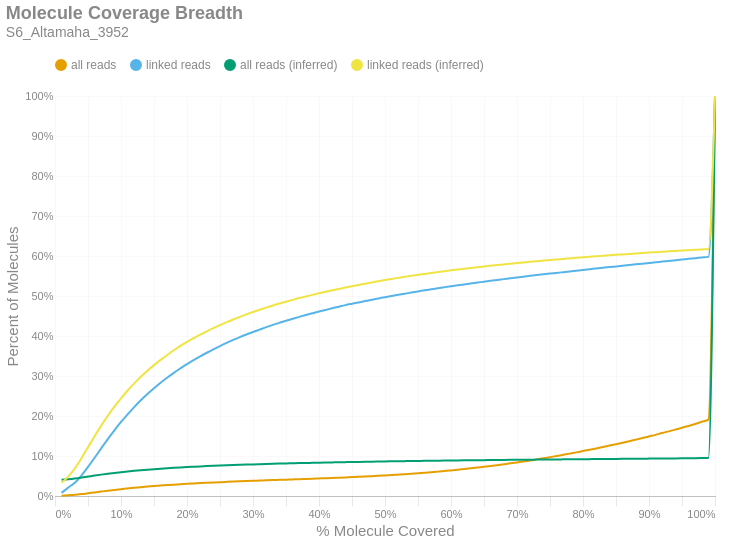

The code cell stored with this chart in its notebook:
### Markdown cell above
### Molecule Read Coverage
This chart shows molecule coverage breadth as computed by the number of bases aligned to that molecule. In other words, "*how much of each unique long molecule is actually sequenced/aligned?*" Keep in mind there is a distinction between sequences and alignments, since some sequences belonging to a particular molecule may not align well and wouldn't appear in the alignment data. This chart also shows molecule coverage breadth as computed by the *inferred fragment* from which the aligned sequences originate. Unlike read coverage, this calculation takes into account the total insert size, including unsequenced gaps between the forward and reverse reads. Like the previous figures, these are cumulative percents.

### Code cell
if SKIPLR:
    print_html(f"Skipped")
else:
    binned_df = consolidated_hist(valids['coverage_bp'], mask, 0.01, True)
    binned_df_inf = consolidated_hist(valids['coverage_inserts'], mask, 0.01, True)
    binned_df = binned_df.with_columns(pl.lit(binned_df_inf['all reads (cumsum)']).alias('all reads (inferred)'))
    binned_df = binned_df.with_columns(pl.lit(binned_df_inf['linked reads (cumsum)']).alias('linked reads (inferred)'))
    binned_df = binned_df.with_columns(
        (pl.col('bin').cast(pl.Float64) + 0.01).alias('right_edge')
    )

    with SafeRender(binned_df):
        (
            density_plot(binned_df, 'Molecule Coverage Breadth', samplename, 'molcov', ['all reads (inferred)','linked reads (inferred)'])
            .encode(
                #x=alt.X('bin:Q', title="% Molecule Covered").axis(format = '%').scale(padding=0),
                x=alt.X('right_edge:Q', title="% Molecule Covered").axis(format='%').scale(padding=0),
                y=alt.Y('value:Q', title='Percent of Molecules')
                    .axis(format='%')
                    .stack(False)
                    .scale(domainMin=0, padding=0),
                color=alt.Color("key:N").scale(domain = ["all reads", "linked reads", "all reads (inferred)", "linked reads (inferred)"]),
                tooltip = [
                    alt.Tooltip("key:N", title = "Data Type"),
                    alt.Tooltip("range_label:N", title="% Molecule Covered"),
                    alt.Tooltip("value:Q", format = ".2%", title="% Molecules")
                ]
            )
        ).display()

### Figure 1 — Vega-Lite specification as saved in the notebook (floating-point values rounded to 4 significant figures)
{"width": "container", "height": 400, "config": {"title": {"anchor": "start", "dy": -15, "fontSize": 18, "color": "#888888", "subtitleColor": "#888888", "subtitleFontSize": 14}, "arc": {"fill": "#0072B2"}, "axis": {"domainColor": "#888888", "domainWidth": 0.5, "gridWidth": 0.2, "grid": false, "titleFontWeight": 400, "titleFontSize": 15, "labelFontSize": 11, "labelColor": "#888888", "tickColor": "#888888", "tickWidth": 0.2, "titleColor": "#888888"}, "axisBand": {"grid": false}, "axisX": {"grid": true, "tickSize": 10, "domainCap": "round"}, "axisY": {"domain": false, "grid": true, "tickSize": 0, "domainCap": "round"}, "background": "transparent", "header": {"labelFontSize": 15, "labelColor": "#888888", "titleFontSize": 15, "titleFontWeight": 600, "titleColor": "#888888"}, "legend": {"labelFont": "sans-serif", "labelFontSize": 12, "labelColor": "#888888", "symbolSize": 100, "symbolType": "circle", "titleFontSize": 12, "titlePadding": 10, "titleColor": "#888888", "title": null, "orient": "top"}, "range": {"category": ["#E69F00", "#56B4E9", "#009E73", "#F0E442", "#0072B2", "#D55E00", "#CC79A7", "#000000"], "diverging": ["#cfe8f3", "#a2d4ec", "#73bfe2", "#46abdb", "#1696d2", "#12719e"]}, "area": {"fill": "#0072B2", "fillOpacity": 0.7, "line": true, "strokeOpacity": 0.7}, "line": {"color": "#0072B2", "stroke": "#0072B2", "strokeWidth": 2}, "trail": {"color": "#0072B2", "stroke": "#0072B2", "strokeWidth": 0, "size": 1}, "point": {"filled": true, "fillOpacity": 1.0, "size": 95}, "text": {"color": "#888888", "fontSize": 11, "align": "right", "fontWeight": 400, "size": 11}, "bar": {"fill": "#0072B2", "stroke": null}, "view": {"stroke": null, "continuousWidth": 660, "continuousHeight": 400}}, "data": {"name": "data-07d8528e67df8b98bd72975c4542e580"}, "mark": {"type": "line", "interpolate": "monotone", "point": {"opacity": 0, "size": 275}}, "encoding": {"color": {"field": "key", "scale": {"domain": ["all reads", "linked reads", "all reads (inferred)", "linked reads (inferred)"]}, "type": "nominal"}, "tooltip": [{"field": "key", "title": "Data Type", "type": "nominal"}, {"field": "range_label", "title": "% Molecule Covered", "type": "nominal"}, {"field": "value", "format": ".2%", "title": "% Molecules", "type": "quantitative"}], "x": {"axis": {"format": "%"}, "field": "right_edge", "scale": {"padding": 0}, "title": "% Molecule Covered", "type": "quantitative"}, "y": {"axis": {"format": "%"}, "field": "value", "scale": {"domainMin": 0, "padding": 0}, "stack": false, "title": "Percent of Molecules", "type": "quantitative"}}, "params": [{"name": "param_c36ac31b6afebe62", "select": {"type": "point", "fields": ["key"]}, "bind": "legend"}], "title": {"text": "Molecule Coverage Breadth", "subtitle": "S6_Altamaha_3952"}, "transform": [{"fold": ["all reads (cumsum)", "linked reads (cumsum)", "all reads (inferred)", "linked reads (inferred)"]}, {"calculate": "replace(datum.key, ' (cumsum)', '')", "as": "key"}, {"filter": {"param": "param_c36ac31b6afebe62"}}], "usermeta": {"embedOptions": {"downloadFileName": "S6_Altamaha_3952.molcov"}}, "$schema": "https://vega.github.io/schema/vega-lite/v6.1.0.json", "datasets": {"data-07d8528e67df8b98bd72975c4542e580": [{"bin": "0.0", "interval": "0.0-0.01", "all reads": 0.0007948, "linked reads": 0.007783, "all reads (cumsum)": 0.0007948, "linked reads (cumsum)": 0.007783, "range_label": "0.0-0.01", "all reads (inferred)": 0.04037, "linked reads (inferred)": 0.03303, "right_edge": 0.01}, {"bin": "0.01", "interval": "0.01-0.02", "all reads": 0.001267, "linked reads": 0.01327, "all reads (cumsum)": 0.002062, "linked reads (cumsum)": 0.02105, "range_label": "0.01-0.02", "all reads (inferred)": 0.04183, "linked reads (inferred)": 0.04858, "right_edge": 0.02}, {"bin": "0.02", "interval": "0.02-0.03", "all reads": 0.001134, "linked reads": 0.01183, "all reads (cumsum)": 0.003195, "linked reads (cumsum)": 0.03288, "range_label": "0.02-0.03", "all reads (inferred)": 0.04369, "linked reads (inferred)": 0.06877, "right_edge": 0.03}, {"bin": "0.03", "interval": "0.03-0.04", "all reads": 0.00168, "linked reads": 0.01799, "all reads (cumsum)": 0.004875, "linked reads (cumsum)": 0.05087, "range_label": "0.03-0.04", "all reads (inferred)": 0.04602, "linked reads (inferred)": 0.09426, "right_edge": 0.04}, {"bin": "0.04", "interval": "0.04-0.05", "all reads": 0.002006, "linked reads": 0.02175, "all reads (cumsum)": 0.006882, "linked reads (cumsum)": 0.07262, "range_label": "0.04-0.05", "all reads (inferred)": 0.04853, "linked reads (inferred)": 0.1219, "right_edge": 0.05}, {"bin": "0.05", "interval": "0.05-0.06", "all reads": 0.002116, "linked reads": 0.02299, "all reads (cumsum)": 0.008997, "linked reads (cumsum)": 0.09561, "range_label": "0.05-0.06", "all reads (inferred)": 0.05101, "linked reads (inferred)": 0.1493, "right_edge": 0.06}, {"bin": "0.06", "interval": "0.06-0.07", "all reads": 0.002156, "linked reads": 0.02356, "all reads (cumsum)": 0.01115, "linked reads (cumsum)": 0.1192, "range_label": "0.06-0.07", "all reads (inferred)": 0.05342, "linked reads (inferred)": 0.1759, "right_edge": 0.07}, {"bin": "0.07", "interval": "0.07-0.08", "all reads": 0.002119, "linked reads": 0.0232, "all reads (cumsum)": 0.01327, "linked reads (cumsum)": 0.1424, "range_label": "0.07-0.08", "all reads (inferred)": 0.05566, "linked reads (inferred)": 0.2007, "right_edge": 0.08}, {"bin": "0.08", "interval": "0.08-0.09", "all reads": 0.001995, "linked reads": 0.02189, "all reads (cumsum)": 0.01527, "linked reads (cumsum)": 0.1643, "range_label": "0.08-0.09", "all reads (inferred)": 0.05771, "linked reads (inferred)": 0.2234, "right_edge": 0.09}, {"bin": "0.09", "interval": "0.09-0.1", "all reads": 0.0019, "linked reads": 0.0208, "all reads (cumsum)": 0.01717, "linked reads (cumsum)": 0.1851, "range_label": "0.09-0.1", "all reads (inferred)": 0.05959, "linked reads (inferred)": 0.2443, "right_edge": 0.1}, {"bin": "0.1", "interval": "0.1-0.11", "all reads": 0.001729, "linked reads": 0.01891, "all reads (cumsum)": 0.0189, "linked reads (cumsum)": 0.204, "range_label": "0.1-0.11", "all reads (inferred)": 0.06135, "linked reads (inferred)": 0.2637, "right_edge": 0.11}, {"bin": "0.11", "interval": "0.11-0.12", "all reads": 0.001686, "linked reads": 0.01835, "all reads (cumsum)": 0.02058, "linked reads (cumsum)": 0.2223, "range_label": "0.11-0.12", "all reads (inferred)": 0.06295, "linked reads (inferred)": 0.2815, "right_edge": 0.12}, {"bin": "0.12", "interval": "0.12-0.13", "all reads": 0.001552, "linked reads": 0.01699, "all reads (cumsum)": 0.02213, "linked reads (cumsum)": 0.2393, "range_label": "0.12-0.13", "all reads (inferred)": 0.06445, "linked reads (inferred)": 0.298, "right_edge": 0.13}, {"bin": "0.13", "interval": "0.13-0.14", "all reads": 0.001437, "linked reads": 0.0158, "all reads (cumsum)": 0.02357, "linked reads (cumsum)": 0.2551, "range_label": "0.13-0.14", "all reads (inferred)": 0.06581, "linked reads (inferred)": 0.3132, "right_edge": 0.14}, {"bin": "0.14", "interval": "0.14-0.15", "all reads": 0.00133, "linked reads": 0.01451, "all reads (cumsum)": 0.0249, "linked reads (cumsum)": 0.2696, "range_label": "0.14-0.15", "all reads (inferred)": 0.06707, "linked reads (inferred)": 0.3272, "right_edge": 0.15}, {"bin": "0.15", "interval": "0.15-0.16", "all reads": 0.001244, "linked reads": 0.01356, "all reads (cumsum)": 0.02614, "linked reads (cumsum)": 0.2832, "range_label": "0.15-0.16", "all reads (inferred)": 0.06825, "linked reads (inferred)": 0.3403, "right_edge": 0.16}, {"bin": "0.16", "interval": "0.16-0.17", "all reads": 0.001156, "linked reads": 0.01258, "all reads (cumsum)": 0.0273, "linked reads (cumsum)": 0.2958, "range_label": "0.16-0.17", "all reads (inferred)": 0.06936, "linked reads (inferred)": 0.3526, "right_edge": 0.17}, {"bin": "0.17", "interval": "0.17-0.18", "all reads": 0.001114, "linked reads": 0.01221, "all reads (cumsum)": 0.02841, "linked reads (cumsum)": 0.308, "range_label": "0.17-0.18", "all reads (inferred)": 0.07041, "linked reads (inferred)": 0.3643, "right_edge": 0.18}, {"bin": "0.18", "interval": "0.18-0.19", "all reads": 0.001033, "linked reads": 0.01119, "all reads (cumsum)": 0.02945, "linked reads (cumsum)": 0.3192, "range_label": "0.18-0.19", "all reads (inferred)": 0.0714, "linked reads (inferred)": 0.3752, "right_edge": 0.19}, {"bin": "0.19", "interval": "0.19-0.2", "all reads": 0.0009816, "linked reads": 0.01072, "all reads (cumsum)": 0.03043, "linked reads (cumsum)": 0.3299, "range_label": "0.19-0.2", "all reads (inferred)": 0.07231, "linked reads (inferred)": 0.3853, "right_edge": 0.2}, {"bin": "0.2", "interval": "0.2-0.21", "all reads": 0.0009108, "linked reads": 0.009918, "all reads (cumsum)": 0.03134, "linked reads (cumsum)": 0.3398, "range_label": "0.2-0.21", "all reads (inferred)": 0.07314, "linked reads (inferred)": 0.3945, "right_edge": 0.21}, {"bin": "0.21", "interval": "0.21-0.22", "all reads": 0.0008711, "linked reads": 0.00945, "all reads (cumsum)": 0.03221, "linked reads (cumsum)": 0.3493, "range_label": "0.21-0.22", "all reads (inferred)": 0.07395, "linked reads (inferred)": 0.4034, "right_edge": 0.22}, {"bin": "0.22", "interval": "0.22-0.23", "all reads": 0.0008206, "linked reads": 0.008891, "all reads (cumsum)": 0.03303, "linked reads (cumsum)": 0.3581, "range_label": "0.22-0.23", "all reads (inferred)": 0.0747, "linked reads (inferred)": 0.4117, "right_edge": 0.23}, {"bin": "0.23", "interval": "0.23-0.24", "all reads": 0.0007959, "linked reads": 0.00855, "all reads (cumsum)": 0.03383, "linked reads (cumsum)": 0.3667, "range_label": "0.23-0.24", "all reads (inferred)": 0.07541, "linked reads (inferred)": 0.4196, "right_edge": 0.24}, {"bin": "0.24", "interval": "0.24-0.25", "all reads": 0.0007664, "linked reads": 0.008196, "all reads (cumsum)": 0.03459, "linked reads (cumsum)": 0.3749, "range_label": "0.24-0.25", "all reads (inferred)": 0.07611, "linked reads (inferred)": 0.4273, "right_edge": 0.25}, {"bin": "0.25", "interval": "0.25-0.26", "all reads": 0.0007273, "linked reads": 0.007736, "all reads (cumsum)": 0.03532, "linked reads (cumsum)": 0.3826, "range_label": "0.25-0.26", "all reads (inferred)": 0.07676, "linked reads (inferred)": 0.4345, "right_edge": 0.26}, {"bin": "0.26", "interval": "0.26-0.27", "all reads": 0.0007096, "linked reads": 0.007479, "all reads (cumsum)": 0.03603, "linked reads (cumsum)": 0.3901, "range_label": "0.26-0.27", "all reads (inferred)": 0.07737, "linked reads (inferred)": 0.4413, "right_edge": 0.27}, {"bin": "0.27", "interval": "0.27-0.28", "all reads": 0.0006677, "linked reads": 0.006999, "all reads (cumsum)": 0.0367, "linked reads (cumsum)": 0.3971, "range_label": "0.27-0.28", "all reads (inferred)": 0.07795, "linked reads (inferred)": 0.4477, "right_edge": 0.28}, {"bin": "0.28", "interval": "0.28-0.29", "all reads": 0.0006443, "linked reads": 0.006586, "all reads (cumsum)": 0.03734, "linked reads (cumsum)": 0.4037, "range_label": "0.28-0.29", "all reads (inferred)": 0.07852, "linked reads (inferred)": 0.454, "right_edge": 0.29}, {"bin": "0.29", "interval": "0.29-0.3", "all reads": 0.0006155, "linked reads": 0.006222, "all reads (cumsum)": 0.03796, "linked reads (cumsum)": 0.4099, "range_label": "0.29-0.3", "all reads (inferred)": 0.07905, "linked reads (inferred)": 0.4599, "right_edge": 0.3}, {"bin": "0.3", "interval": "0.3-0.31", "all reads": 0.0006007, "linked reads": 0.006066, "all reads (cumsum)": 0.03856, "linked reads (cumsum)": 0.416, "range_label": "0.3-0.31", "all reads (inferred)": 0.07956, "linked reads (inferred)": 0.4655, "right_edge": 0.31}, {"bin": "0.31", "interval": "0.31-0.32", "all reads": 0.0006094, "linked reads": 0.006081, "all reads (cumsum)": 0.03917, "linked reads (cumsum)": 0.4221, "range_label": "0.31-0.32", "all reads (inferred)": 0.08006, "linked reads (inferred)": 0.471, "right_edge": 0.32}, {"bin": "0.32", "interval": "0.32-0.33", "all reads": 0.0005884, "linked reads": 0.005631, "all reads (cumsum)": 0.03976, "linked reads (cumsum)": 0.4277, "range_label": "0.32-0.33", "all reads (inferred)": 0.08054, "linked reads (inferred)": 0.4762, "right_edge": 0.33}, {"bin": "0.33", "interval": "0.33-0.34", "all reads": 0.0005646, "linked reads": 0.005252, "all reads (cumsum)": 0.04032, "linked reads (cumsum)": 0.4329, "range_label": "0.33-0.34", "all reads (inferred)": 0.08098, "linked reads (inferred)": 0.4812, "right_edge": 0.34}, {"bin": "0.34", "interval": "0.34-0.35", "all reads": 0.0005806, "linked reads": 0.005106, "all reads (cumsum)": 0.0409, "linked reads (cumsum)": 0.438, "range_label": "0.34-0.35", "all reads (inferred)": 0.08141, "linked reads (inferred)": 0.4858, "right_edge": 0.35}, {"bin": "0.35", "interval": "0.35-0.36", "all reads": 0.0005725, "linked reads": 0.004879, "all reads (cumsum)": 0.04147, "linked reads (cumsum)": 0.4429, "range_label": "0.35-0.36", "all reads (inferred)": 0.08182, "linked reads (inferred)": 0.4904, "right_edge": 0.36}, {"bin": "0.36", "interval": "0.36-0.37", "all reads": 0.0005758, "linked reads": 0.004814, "all reads (cumsum)": 0.04205, "linked reads (cumsum)": 0.4477, "range_label": "0.36-0.37", "all reads (inferred)": 0.08223, "linked reads (inferred)": 0.4948, "right_edge": 0.37}, {"bin": "0.37", "interval": "0.37-0.38", "all reads": 0.000591, "linked reads": 0.004671, "all reads (cumsum)": 0.04264, "linked reads (cumsum)": 0.4524, "range_label": "0.37-0.38", "all reads (inferred)": 0.0826, "linked reads (inferred)": 0.4989, "right_edge": 0.38}, {"bin": "0.38", "interval": "0.38-0.39", "all reads": 0.0005959, "linked reads": 0.004451, "all reads (cumsum)": 0.04324, "linked reads (cumsum)": 0.4569, "range_label": "0.38-0.39", "all reads (inferred)": 0.08296, "linked reads (inferred)": 0.5028, "right_edge": 0.39}, {"bin": "0.39", "interval": "0.39-0.4", "all reads": 0.0006068, "linked reads": 0.004324, "all reads (cumsum)": 0.04384, "linked reads (cumsum)": 0.4612, "range_label": "0.39-0.4", "all reads (inferred)": 0.08333, "linked reads (inferred)": 0.5068, "right_edge": 0.4}, {"bin": "0.4", "interval": "0.4-0.41", "all reads": 0.0006026, "linked reads": 0.004052, "all reads (cumsum)": 0.04445, "linked reads (cumsum)": 0.4652, "range_label": "0.4-0.41", "all reads (inferred)": 0.08368, "linked reads (inferred)": 0.5107, "right_edge": 0.41}, {"bin": "0.41", "interval": "0.41-0.42", "all reads": 0.0006441, "linked reads": 0.003973, "all reads (cumsum)": 0.04509, "linked reads (cumsum)": 0.4692, "range_label": "0.41-0.42", "all reads (inferred)": 0.08401, "linked reads (inferred)": 0.5142, "right_edge": 0.42}, {"bin": "0.42", "interval": "0.42-0.43", "all reads": 0.0006979, "linked reads": 0.004047, "all reads (cumsum)": 0.04579, "linked reads (cumsum)": 0.4733, "range_label": "0.42-0.43", "all reads (inferred)": 0.08433, "linked reads (inferred)": 0.5177, "right_edge": 0.43}, {"bin": "0.43", "interval": "0.43-0.44", "all reads": 0.0007121, "linked reads": 0.003926, "all reads (cumsum)": 0.0465, "linked reads (cumsum)": 0.4772, "range_label": "0.43-0.44", "all reads (inferred)": 0.08464, "linked reads (inferred)": 0.521, "right_edge": 0.44}, {"bin": "0.44", "interval": "0.44-0.45", "all reads": 0.0007252, "linked reads": 0.003451, "all reads (cumsum)": 0.04723, "linked reads (cumsum)": 0.4806, "range_label": "0.44-0.45", "all reads (inferred)": 0.08496, "linked reads (inferred)": 0.5245, "right_edge": 0.45}, {"bin": "0.45", "interval": "0.45-0.46", "all reads": 0.0007383, "linked reads": 0.00336, "all reads (cumsum)": 0.04796, "linked reads (cumsum)": 0.484, "range_label": "0.45-0.46", "all reads (inferred)": 0.08525, "linked reads (inferred)": 0.5277, "right_edge": 0.46}, {"bin": "0.46", "interval": "0.46-0.47", "all reads": 0.0008125, "linked reads": 0.003449, "all reads (cumsum)": 0.04878, "linked reads (cumsum)": 0.4874, "range_label": "0.46-0.47", "all reads (inferred)": 0.08554, "linked reads (inferred)": 0.5308, "right_edge": 0.47}, {"bin": "0.47", "interval": "0.47-0.48", "all reads": 0.0008457, "linked reads": 0.003384, "all reads (cumsum)": 0.04962, "linked reads (cumsum)": 0.4908, "range_label": "0.47-0.48", "all reads (inferred)": 0.08583, "linked reads (inferred)": 0.5339, "right_edge": 0.48}, {"bin": "0.48", "interval": "0.48-0.49", "all reads": 0.0008409, "linked reads": 0.003063, "all reads (cumsum)": 0.05046, "linked reads (cumsum)": 0.4939, "range_label": "0.48-0.49", "all reads (inferred)": 0.08611, "linked reads (inferred)": 0.5369, "right_edge": 0.49}, {"bin": "0.49", "interval": "0.49-0.5", "all reads": 0.000984, "linked reads": 0.003251, "all reads (cumsum)": 0.05145, "linked reads (cumsum)": 0.4971, "range_label": "0.49-0.5", "all reads (inferred)": 0.0864, "linked reads (inferred)": 0.54, "right_edge": 0.5}, {"bin": "0.5", "interval": "0.5-0.51", "all reads": 0.0009012, "linked reads": 0.002956, "all reads (cumsum)": 0.05235, "linked reads (cumsum)": 0.5001, "range_label": "0.5-0.51", "all reads (inferred)": 0.08665, "linked reads (inferred)": 0.5426, "right_edge": 0.51}, {"bin": "0.51", "interval": "0.51-0.52", "all reads": 0.001063, "linked reads": 0.002887, "all reads (cumsum)": 0.05341, "linked reads (cumsum)": 0.503, "range_label": "0.51-0.52", "all reads (inferred)": 0.0869, "linked reads (inferred)": 0.5453, "right_edge": 0.52}, {"bin": "0.52", "interval": "0.52-0.53", "all reads": 0.001086, "linked reads": 0.002791, "all reads (cumsum)": 0.0545, "linked reads (cumsum)": 0.5058, "range_label": "0.52-0.53", "all reads (inferred)": 0.08716, "linked reads (inferred)": 0.548, "right_edge": 0.53}, {"bin": "0.53", "interval": "0.53-0.54", "all reads": 0.00116, "linked reads": 0.002855, "all reads (cumsum)": 0.05566, "linked reads (cumsum)": 0.5086, "range_label": "0.53-0.54", "all reads (inferred)": 0.0874, "linked reads (inferred)": 0.5506, "right_edge": 0.54}, {"bin": "0.54", "interval": "0.54-0.55", "all reads": 0.001244, "linked reads": 0.002791, "all reads (cumsum)": 0.0569, "linked reads (cumsum)": 0.5114, "range_label": "0.54-0.55", "all reads (inferred)": 0.08762, "linked reads (inferred)": 0.5529, "right_edge": 0.55}, {"bin": "0.55", "interval": "0.55-0.56", "all reads": 0.001289, "linked reads": 0.002778, "all reads (cumsum)": 0.05819, "linked reads (cumsum)": 0.5142, "range_label": "0.55-0.56", "all reads (inferred)": 0.08784, "linked reads (inferred)": 0.5552, "right_edge": 0.56}, {"bin": "0.56", "interval": "0.56-0.57", "all reads": 0.001327, "linked reads": 0.00262, "all reads (cumsum)": 0.05952, "linked reads (cumsum)": 0.5168, "range_label": "0.56-0.57", "all reads (inferred)": 0.08807, "linked reads (inferred)": 0.5576, "right_edge": 0.57}, {"bin": "0.57", "interval": "0.57-0.58", "all reads": 0.001425, "linked reads": 0.002632, "all reads (cumsum)": 0.06094, "linked reads (cumsum)": 0.5195, "range_label": "0.57-0.58", "all reads (inferred)": 0.08828, "linked reads (inferred)": 0.5598, "right_edge": 0.58}, {"bin": "0.58", "interval": "0.58-0.59", "all reads": 0.001459, "linked reads": 0.002486, "all reads (cumsum)": 0.0624, "linked reads (cumsum)": 0.5219, "range_label": "0.58-0.59", "all reads (inferred)": 0.08849, "linked reads (inferred)": 0.562, "right_edge": 0.59}, {"bin": "0.59", "interval": "0.59-0.6", "all reads": 0.001608, "linked reads": 0.002415, "all reads (cumsum)": 0.06401, "linked reads (cumsum)": 0.5244, "range_label": "0.59-0.6", "all reads (inferred)": 0.0887, "linked reads (inferred)": 0.5641, "right_edge": 0.6}, {"bin": "0.6", "interval": "0.6-0.61", "all reads": 0.001617, "linked reads": 0.002239, "all reads (cumsum)": 0.06563, "linked reads (cumsum)": 0.5266, "range_label": "0.6-0.61", "all reads (inferred)": 0.0889, "linked reads (inferred)": 0.5662, "right_edge": 0.61}, {"bin": "0.61", "interval": "0.61-0.62", "all reads": 0.001743, "linked reads": 0.002313, "all reads (cumsum)": 0.06737, "linked reads (cumsum)": 0.5289, "range_label": "0.61-0.62", "all reads (inferred)": 0.08909, "linked reads (inferred)": 0.5681, "right_edge": 0.62}, {"bin": "0.62", "interval": "0.62-0.63", "all reads": 0.00181, "linked reads": 0.002439, "all reads (cumsum)": 0.06918, "linked reads (cumsum)": 0.5313, "range_label": "0.62-0.63", "all reads (inferred)": 0.08928, "linked reads (inferred)": 0.5701, "right_edge": 0.63}, {"bin": "0.63", "interval": "0.63-0.64", "all reads": 0.001874, "linked reads": 0.002118, "all reads (cumsum)": 0.07105, "linked reads (cumsum)": 0.5335, "range_label": "0.63-0.64", "all reads (inferred)": 0.08947, "linked reads (inferred)": 0.572, "right_edge": 0.64}, {"bin": "0.64", "interval": "0.64-0.65", "all reads": 0.001935, "linked reads": 0.002326, "all reads (cumsum)": 0.07299, "linked reads (cumsum)": 0.5358, "range_label": "0.64-0.65", "all reads (inferred)": 0.08966, "linked reads (inferred)": 0.5739, "right_edge": 0.65}, {"bin": "0.65", "interval": "0.65-0.66", "all reads": 0.002083, "linked reads": 0.002167, "all reads (cumsum)": 0.07507, "linked reads (cumsum)": 0.538, "range_label": "0.65-0.66", "all reads (inferred)": 0.08984, "linked reads (inferred)": 0.5756, "right_edge": 0.66}, {"bin": "0.66", "interval": "0.66-0.67", "all reads": 0.002084, "linked reads": 0.002155, "all reads (cumsum)": 0.07716, "linked reads (cumsum)": 0.5401, "range_label": "0.66-0.67", "all reads (inferred)": 0.09001, "linked reads (inferred)": 0.5774, "right_edge": 0.67}, {"bin": "0.67", "interval": "0.67-0.68", "all reads": 0.002188, "linked reads": 0.002071, "all reads (cumsum)": 0.07934, "linked reads (cumsum)": 0.5422, "range_label": "0.67-0.68", "all reads (inferred)": 0.09018, "linked reads (inferred)": 0.579, "right_edge": 0.68}, {"bin": "0.68", "interval": "0.68-0.69", "all reads": 0.002251, "linked reads": 0.00211, "all reads (cumsum)": 0.08159, "linked reads (cumsum)": 0.5443, "range_label": "0.68-0.69", "all reads (inferred)": 0.09034, "linked reads (inferred)": 0.5807, "right_edge": 0.69}, {"bin": "0.69", "interval": "0.69-0.7", "all reads": 0.002413, "linked reads": 0.002061, "all reads (cumsum)": 0.08401, "linked reads (cumsum)": 0.5463, "range_label": "0.69-0.7", "all reads (inferred)": 0.09052, "linked reads (inferred)": 0.5824, "right_edge": 0.7}, {"bin": "0.7", "interval": "0.7-0.71", "all reads": 0.002369, "linked reads": 0.001989, "all reads (cumsum)": 0.08638, "linked reads (cumsum)": 0.5483, "range_label": "0.7-0.71", "all reads (inferred)": 0.09068, "linked reads (inferred)": 0.5839, "right_edge": 0.71}, {"bin": "0.71", "interval": "0.71-0.72", "all reads": 0.002499, "linked reads": 0.002026, "all reads (cumsum)": 0.08888, "linked reads (cumsum)": 0.5504, "range_label": "0.71-0.72", "all reads (inferred)": 0.09084, "linked reads (inferred)": 0.5855, "right_edge": 0.72}, {"bin": "0.72", "interval": "0.72-0.73", "all reads": 0.002676, "linked reads": 0.001972, "all reads (cumsum)": 0.09155, "linked reads (cumsum)": 0.5523, "range_label": "0.72-0.73", "all reads (inferred)": 0.09099, "linked reads (inferred)": 0.5871, "right_edge": 0.73}, {"bin": "0.73", "interval": "0.73-0.74", "all reads": 0.002701, "linked reads": 0.001863, "all reads (cumsum)": 0.09425, "linked reads (cumsum)": 0.5542, "range_label": "0.73-0.74", "all reads (inferred)": 0.09115, "linked reads (inferred)": 0.5885, "right_edge": 0.74}, {"bin": "0.74", "interval": "0.74-0.75", "all reads": 0.0029, "linked reads": 0.00188, "all reads (cumsum)": 0.09715, "linked reads (cumsum)": 0.5561, "range_label": "0.74-0.75", "all reads (inferred)": 0.0913, "linked reads (inferred)": 0.5899, "right_edge": 0.75}, {"bin": "0.75", "interval": "0.75-0.76", "all reads": 0.002811, "linked reads": 0.001714, "all reads (cumsum)": 0.09996, "linked reads (cumsum)": 0.5578, "range_label": "0.75-0.76", "all reads (inferred)": 0.09144, "linked reads (inferred)": 0.5913, "right_edge": 0.76}, {"bin": "0.76", "interval": "0.76-0.77", "all reads": 0.002975, "linked reads": 0.001791, "all reads (cumsum)": 0.1029, "linked reads (cumsum)": 0.5596, "range_label": "0.76-0.77", "all reads (inferred)": 0.0916, "linked reads (inferred)": 0.5927, "right_edge": 0.77}, {"bin": "0.77", "interval": "0.77-0.78", "all reads": 0.003002, "linked reads": 0.001801, "all reads (cumsum)": 0.1059, "linked reads (cumsum)": 0.5614, "range_label": "0.77-0.78", "all reads (inferred)": 0.09174, "linked reads (inferred)": 0.5941, "right_edge": 0.78}, {"bin": "0.78", "interval": "0.78-0.79", "all reads": 0.003119, "linked reads": 0.001962, "all reads (cumsum)": 0.1091, "linked reads (cumsum)": 0.5633, "range_label": "0.78-0.79", "all reads (inferred)": 0.09189, "linked reads (inferred)": 0.5954, "right_edge": 0.79}, {"bin": "0.79", "interval": "0.79-0.8", "all reads": 0.003393, "linked reads": 0.001875, "all reads (cumsum)": 0.1125, "linked reads (cumsum)": 0.5652, "range_label": "0.79-0.8", "all reads (inferred)": 0.09204, "linked reads (inferred)": 0.5967, "right_edge": 0.8}, {"bin": "0.8", "interval": "0.8-0.81", "all reads": 0.003202, "linked reads": 0.001791, "all reads (cumsum)": 0.1157, "linked reads (cumsum)": 0.567, "range_label": "0.8-0.81", "all reads (inferred)": 0.09218, "linked reads (inferred)": 0.598, "right_edge": 0.81}, {"bin": "0.81", "interval": "0.81-0.82", "all reads": 0.003341, "linked reads": 0.00169, "all reads (cumsum)": 0.119, "linked reads (cumsum)": 0.5687, "range_label": "0.81-0.82", "all reads (inferred)": 0.09233, "linked reads (inferred)": 0.5993, "right_edge": 0.82}, {"bin": "0.82", "interval": "0.82-0.83", "all reads": 0.00352, "linked reads": 0.001769, "all reads (cumsum)": 0.1225, "linked reads (cumsum)": 0.5705, "range_label": "0.82-0.83", "all reads (inferred)": 0.09247, "linked reads (inferred)": 0.6005, "right_edge": 0.83}, {"bin": "0.83", "interval": "0.83-0.84", "all reads": 0.003504, "linked reads": 0.001739, "all reads (cumsum)": 0.126, "linked reads (cumsum)": 0.5722, "range_label": "0.83-0.84", "all reads (inferred)": 0.09261, "linked reads (inferred)": 0.6017, "right_edge": 0.84}, {"bin": "0.84", "interval": "0.84-0.85", "all reads": 0.003556, "linked reads": 0.001692, "all reads (cumsum)": 0.1296, "linked reads (cumsum)": 0.5739, "range_label": "0.84-0.85", "all reads (inferred)": 0.09275, "linked reads (inferred)": 0.6029, "right_edge": 0.85}, {"bin": "0.85", "interval": "0.85-0.86", "all reads": 0.003641, "linked reads": 0.001687, "all reads (cumsum)": 0.1332, "linked reads (cumsum)": 0.5756, "range_label": "0.85-0.86", "all reads (inferred)": 0.09289, "linked reads (inferred)": 0.604, "right_edge": 0.86}, {"bin": "0.86", "interval": "0.86-0.87", "all reads": 0.003802, "linked reads": 0.001749, "all reads (cumsum)": 0.137, "linked reads (cumsum)": 0.5773, "range_label": "0.86-0.87", "all reads (inferred)": 0.09303, "linked reads (inferred)": 0.6052, "right_edge": 0.87}, {"bin": "0.87", "interval": "0.87-0.88", "all reads": 0.003905, "linked reads": 0.001739, "all reads (cumsum)": 0.1409, "linked reads (cumsum)": 0.5791, "range_label": "0.87-0.88", "all reads (inferred)": 0.09316, "linked reads (inferred)": 0.6063, "right_edge": 0.88}, {"bin": "0.88", "interval": "0.88-0.89", "all reads": 0.003925, "linked reads": 0.001786, "all reads (cumsum)": 0.1448, "linked reads (cumsum)": 0.5809, "range_label": "0.88-0.89", "all reads (inferred)": 0.09329, "linked reads (inferred)": 0.6074, "right_edge": 0.89}, {"bin": "0.89", "interval": "0.89-0.9", "all reads": 0.004095, "linked reads": 0.001732, "all reads (cumsum)": 0.1489, "linked reads (cumsum)": 0.5826, "range_label": "0.89-0.9", "all reads (inferred)": 0.09344, "linked reads (inferred)": 0.6085, "right_edge": 0.9}, {"bin": "0.9", "interval": "0.9-0.91", "all reads": 0.003941, "linked reads": 0.001633, "all reads (cumsum)": 0.1529, "linked reads (cumsum)": 0.5842, "range_label": "0.9-0.91", "all reads (inferred)": 0.09358, "linked reads (inferred)": 0.6095, "right_edge": 0.91}, {"bin": "0.91", "interval": "0.91-0.92", "all reads": 0.004594, "linked reads": 0.001769, "all reads (cumsum)": 0.1575, "linked reads (cumsum)": 0.586, "range_label": "0.91-0.92", "all reads (inferred)": 0.09373, "linked reads (inferred)": 0.6106, "right_edge": 0.92}, {"bin": "0.92", "interval": "0.92-0.93", "all reads": 0.00403, "linked reads": 0.001722, "all reads (cumsum)": 0.1615, "linked reads (cumsum)": 0.5877, "range_label": "0.92-0.93", "all reads (inferred)": 0.09388, "linked reads (inferred)": 0.6116, "right_edge": 0.93}, {"bin": "0.93", "interval": "0.93-0.94", "all reads": 0.004405, "linked reads": 0.001692, "all reads (cumsum)": 0.1659, "linked reads (cumsum)": 0.5894, "range_label": "0.93-0.94", "all reads (inferred)": 0.09404, "linked reads (inferred)": 0.6126, "right_edge": 0.94}, {"bin": "0.94", "interval": "0.94-0.95", "all reads": 0.004927, "linked reads": 0.00169, "all reads (cumsum)": 0.1708, "linked reads (cumsum)": 0.5911, "range_label": "0.94-0.95", "all reads (inferred)": 0.09421, "linked reads (inferred)": 0.6136, "right_edge": 0.95}, {"bin": "0.95", "interval": "0.95-0.96", "all reads": 0.004197, "linked reads": 0.001769, "all reads (cumsum)": 0.175, "linked reads (cumsum)": 0.5929, "range_label": "0.95-0.96", "all reads (inferred)": 0.09439, "linked reads (inferred)": 0.6145, "right_edge": 0.96}, {"bin": "0.96", "interval": "0.96-0.97", "all reads": 0.004937, "linked reads": 0.00168, "all reads (cumsum)": 0.18, "linked reads (cumsum)": 0.5946, "range_label": "0.96-0.97", "all reads (inferred)": 0.09457, "linked reads (inferred)": 0.6155, "right_edge": 0.97}, {"bin": "0.97", "interval": "0.97-0.98", "all reads": 0.005576, "linked reads": 0.001635, "all reads (cumsum)": 0.1855, "linked reads (cumsum)": 0.5962, "range_label": "0.97-0.98", "all reads (inferred)": 0.09484, "linked reads (inferred)": 0.6164, "right_edge": 0.98}, {"bin": "0.98", "interval": "0.98-0.99", "all reads": 0.005191, "linked reads": 0.001662, "all reads (cumsum)": 0.1907, "linked reads (cumsum)": 0.5978, "range_label": "0.98-0.99", "all reads (inferred)": 0.09524, "linked reads (inferred)": 0.617, "right_edge": 0.99}, {"bin": "0.99", "interval": "0.99-1.0", "all reads": 0.8093, "linked reads": 0.4022, "all reads (cumsum)": 1.0, "linked reads (cumsum)": 1.0, "range_label": "0.99-1.0", "all reads (inferred)": 1.0, "linked reads (inferred)": 1.0, "right_edge": 1.0}]}}
